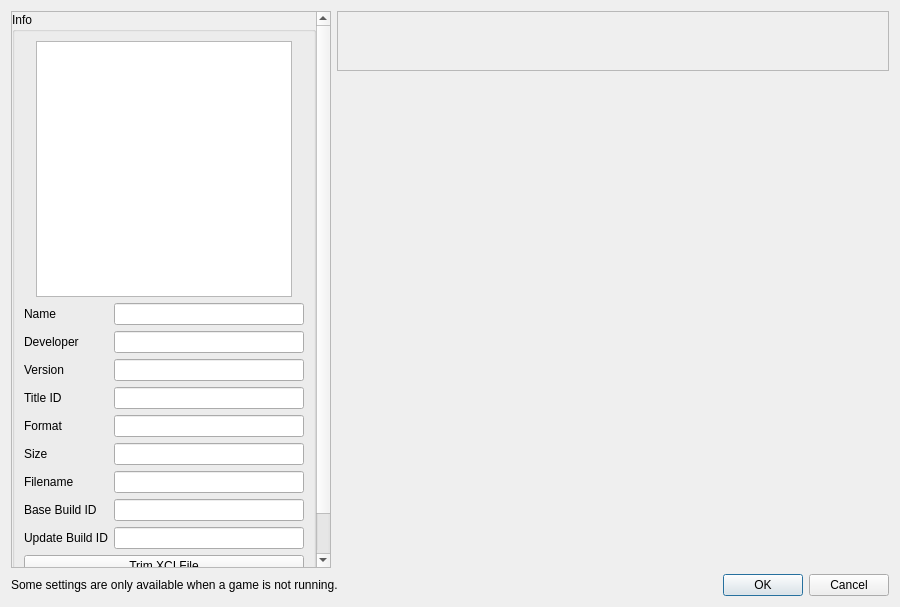
<?xml version="1.0" encoding="UTF-8"?>
<ui version="4.0">
 <class>ConfigurePerGame</class>
 <widget class="QDialog" name="ConfigurePerGame">
  <property name="geometry">
   <rect>
    <x>0</x>
    <y>0</y>
    <width>900</width>
    <height>607</height>
   </rect>
  </property>
  <property name="minimumSize">
   <size>
    <width>640</width>
    <height>480</height>
   </size>
  </property>
  <property name="windowTitle">
   <string>Properties</string>
  </property>
  <property name="templateStyleSheet" stdset="0">
   <string>QDialog {
    background-color: #2b2b2b;
    color: #ffffff;
    }

    QWidget {
    background-color: #2b2b2b;
    color: #ffffff;
    }

    QStackedWidget {
    background-color: #2b2b2b;
    border: 1px solid #3d3d3d;
    border-radius: 8px;
    margin: 0px;
    padding: 0px;
    }

    QScrollArea {
    background-color: #2b2b2b;
    border: none;
    border-radius: 8px;
    }

    QScrollArea > QWidget > QWidget {
    background-color: #2b2b2b;
    }

    QScrollBar:vertical {
    background-color: #3d3d3d;
    width: 14px;
    border-radius: 7px;
    margin: 2px;
    }

    QScrollBar::handle:vertical {
    background-color: #5d5d5d;
    border-radius: 6px;
    min-height: 30px;
    margin: 1px;
    }

    QScrollBar::handle:vertical:hover {
    background-color: %%ACCENT_COLOR%%;
    }

    QScrollBar::add-line:vertical, QScrollBar::sub-line:vertical {
    border: none;
    background: none;
    height: 0px;
    }

    QScrollBar:horizontal {
    background-color: #3d3d3d;
    height: 14px;
    border-radius: 7px;
    margin: 2px;
    }

    QScrollBar::handle:horizontal {
    background-color: #5d5d5d;
    border-radius: 6px;
    min-width: 30px;
    margin: 1px;
    }

    QScrollBar::handle:horizontal:hover {
    background-color: %%ACCENT_COLOR%%;
    }

    QScrollBar::add-line:horizontal, QScrollBar::sub-line:horizontal {
    border: none;
    background: none;
    width: 0px;
    }

    QPushButton#tabButton {
        background-color: #383838;
        color: #ffffff;
        padding: 8px 18px;
        margin-right: 2px;
        border-top-left-radius: 8px;
        border-top-right-radius: 8px;
        border-bottom: none;
        min-width: 100px;
        font-weight: bold;
        font-size: 10pt;
        border: 1px solid #3d3d3d;
    }

    QPushButton#tabButton:checked {
        background-color: %%ACCENT_COLOR%%;
        color: #ffffff;
        font-weight: bold;
        border-color: %%ACCENT_COLOR%%;
    }

    QPushButton#tabButton:hover:!checked {
        background-color: #4d4d4d;
        border-color: #5d5d5d;
    }

    QPushButton#tabButton:pressed {
        background-color: %%ACCENT_COLOR_PRESSED%%;
    }

    QGroupBox {
    font-weight: bold;
    border: 1px solid #3d3d3d;
    border-radius: 8px;
    margin-top: 12px;
    padding-top: 12px;
    background-color: #2b2b2b;
    color: #ffffff;
    }

    QGroupBox::title {
    subcontrol-origin: margin;
    left: 12px;
    padding: 0 8px 0 8px;
    color: #ffffff;
    font-weight: bold;
    }

    QCheckBox {
    color: #ffffff;
    spacing: 10px;
    padding: 4px;
    background-color: transparent;
    }

    QCheckBox::indicator {
    width: 18px;
    height: 18px;
    border: 2px solid #5d5d5d;
    border-radius: 4px;
    background-color: #3d3d3d;
    }

    QCheckBox::indicator:checked {
    background-color: %%ACCENT_COLOR%%;
    border-color: %%ACCENT_COLOR%%;
    }

    QCheckBox::indicator:hover {
    border-color: %%ACCENT_COLOR%%;
    }

    QComboBox {
    background-color: #3d3d3d;
    border: 1px solid #5d5d5d;
    border-radius: 6px;
    padding: 8px 12px;
    color: #ffffff;
    min-width: 120px;
    min-height: 28px;
    selection-background-color: %%ACCENT_COLOR%%;
    }

    QComboBox:hover {
    border-color: %%ACCENT_COLOR%%;
    background-color: #404040;
    }

    QComboBox:focus {
    border-color: %%ACCENT_COLOR%%;
    background-color: #404040;
    }

    QComboBox::drop-down {
    border: none;
    width: 25px;
    subcontrol-origin: padding;
    subcontrol-position: top right;
    background-color: transparent;
    }

    QComboBox QAbstractItemView {
    background-color: #3d3d3d;
    border: 1px solid %%ACCENT_COLOR%%;
    selection-background-color: %%ACCENT_COLOR%%;
    color: #ffffff;
    outline: none;
    }

    QComboBox QAbstractItemView::item {
    padding: 8px;
    border: none;
    background-color: transparent;
    }

    QComboBox QAbstractItemView::item:selected {
    background-color: %%ACCENT_COLOR%%;
    color: #ffffff;
    }

    QComboBox QAbstractItemView::item:hover {
    background-color: %%ACCENT_COLOR_HOVER%%;
    color: #ffffff;
    }

    QLineEdit {
    background-color: #3d3d3d;
    border: 1px solid #5d5d5d;
    border-radius: 6px;
    padding: 8px 12px;
    color: #ffffff;
    min-height: 20px;
    selection-background-color: %%ACCENT_COLOR%%;
    }

    QLineEdit:focus {
    border-color: %%ACCENT_COLOR%%;
    background-color: #404040;
    }

    QPushButton {
    background-color: %%ACCENT_COLOR%%;
    color: #ffffff;
    border: none;
    padding: 10px 20px;
    border-radius: 6px;
    font-weight: bold;
    min-height: 20px;
    }

    QPushButton:hover {
    background-color: %%ACCENT_COLOR_HOVER%%;
    }

    QPushButton:pressed {
    background-color: %%ACCENT_COLOR_PRESSED%%;
    }

    QPushButton:disabled {
    background-color: #5d5d5d;
    color: #8d8d8d;
    }

    QToolButton {
    background-color: %%ACCENT_COLOR%%;
    color: #ffffff;
    border: none;
    padding: 8px 12px;
    border-radius: 6px;
    font-weight: bold;
    min-width: 32px;
    min-height: 24px;
    }

    QToolButton:hover {
    background-color: %%ACCENT_COLOR_HOVER%%;
    }

    QToolButton:pressed {
    background-color: %%ACCENT_COLOR_PRESSED%%;
    }

    QLabel {
    color: #ffffff;
    background-color: transparent;
    padding: 2px;
    }

    QListWidget {
    background-color: #3d3d3d;
    border: 1px solid #5d5d5d;
    border-radius: 6px;
    color: #ffffff;
    padding: 4px;
    }

    QListWidget::item {
    padding: 8px;
    border-radius: 4px;
    margin: 1px;
    }

    QListWidget::item:selected {
    background-color: %%ACCENT_COLOR%%;
    color: #ffffff;
    }

    QListWidget::item:hover:!selected {
    background-color: #4d4d4d;
    }

    QSlider::groove:horizontal {
        height: 8px;
        background: #3d3d3d;
        border-radius: 4px;
        border: 1px solid #5d5d5d;
    }

    QSlider::sub-page:horizontal {
        background: %%ACCENT_COLOR%%;
        border-radius: 4px;
    }

    QSlider::add-page:horizontal {
        background: #3d3d3d;
        border-radius: 4px;
    }

    QSlider::handle:horizontal {
    background-color: %%ACCENT_COLOR%%;
    border: 1px solid %%ACCENT_COLOR%%;
    width: 18px;
    margin: -5px 0;
    border-radius: 9px;
    }

    QSlider::handle:horizontal:hover {
    background-color: %%ACCENT_COLOR_HOVER%%;
    }

    QSpinBox, QDoubleSpinBox {
    background-color: #3d3d3d;
    border: 1px solid #5d5d5d;
    border-radius: 6px;
    padding: 6px;
    color: #ffffff;
    min-height: 20px;
    }

    QSpinBox:focus, QDoubleSpinBox:focus {
    border-color: %%ACCENT_COLOR%%;
    background-color: #404040;
    }

    QRadioButton {
    color: #ffffff;
    spacing: 8px;
    padding: 4px;
    }

    QRadioButton::indicator {
    width: 16px;
    height: 16px;
    border: 2px solid #5d5d5d;
    border-radius: 8px;
    background-color: #3d3d3d;
    }

    QRadioButton::indicator:checked {
    background-color: %%ACCENT_COLOR%%;
    border-color: %%ACCENT_COLOR%%;
    }

    QRadioButton::indicator:hover {
    border-color: %%ACCENT_COLOR%%;
    }
   </string>
  </property>
  <layout class="QVBoxLayout" name="verticalLayout_3">
   <item>
    <layout class="QHBoxLayout" name="horizontalLayout">
     <item>
      <widget class="QScrollArea" name="scrollArea">
       <property name="sizePolicy">
        <sizepolicy hsizetype="Maximum" vsizetype="Expanding">
         <horstretch>0</horstretch>
         <verstretch>0</verstretch>
        </sizepolicy>
       </property>
       <property name="minimumSize">
        <size>
         <width>320</width>
         <height>0</height>
        </size>
       </property>
       <property name="widgetResizable">
        <bool>true</bool>
       </property>
       <widget class="QWidget" name="scrollAreaWidgetContents">
        <property name="geometry">
         <rect>
          <x>0</x>
          <y>0</y>
          <width>318</width>
          <height>600</height>
         </rect>
        </property>
        <property name="minimumSize">
         <size>
          <width>0</width>
          <height>600</height>
         </size>
        </property>
        <layout class="QVBoxLayout" name="verticalLayout_5">
         <property name="leftMargin">
          <number>0</number>
         </property>
         <property name="topMargin">
          <number>0</number>
         </property>
         <property name="rightMargin">
          <number>0</number>
         </property>
         <property name="bottomMargin">
          <number>0</number>
         </property>
         <item>
          <widget class="QGroupBox" name="groupBox">
           <property name="title">
            <string>Info</string>
           </property>
           <layout class="QVBoxLayout" name="verticalLayout">
            <item alignment="Qt::AlignHCenter">
             <widget class="QGraphicsView" name="icon_view">
              <property name="sizePolicy">
               <sizepolicy hsizetype="Fixed" vsizetype="Fixed">
                <horstretch>0</horstretch>
                <verstretch>0</verstretch>
               </sizepolicy>
              </property>
              <property name="minimumSize">
               <size>
                <width>256</width>
                <height>256</height>
               </size>
              </property>
              <property name="maximumSize">
               <size>
                <width>256</width>
                <height>256</height>
               </size>
              </property>
              <property name="verticalScrollBarPolicy">
               <enum>Qt::ScrollBarAlwaysOff</enum>
              </property>
              <property name="horizontalScrollBarPolicy">
               <enum>Qt::ScrollBarAlwaysOff</enum>
              </property>
              <property name="interactive">
               <bool>false</bool>
              </property>
             </widget>
            </item>
            <item>
             <layout class="QGridLayout" name="gridLayout_2">
              <item row="6" column="1">
               <widget class="QLineEdit" name="display_size">
                <property name="enabled"><bool>true</bool></property>
                <property name="readOnly"><bool>true</bool></property>
               </widget>
              </item>
              <item row="3" column="1">
               <widget class="QLineEdit" name="display_version">
                <property name="enabled"><bool>true</bool></property>
                <property name="readOnly"><bool>true</bool></property>
               </widget>
              </item>
              <item row="1" column="0">
               <widget class="QLabel" name="label"><property name="text"><string>Name</string></property></widget>
              </item>
              <item row="4" column="0">
               <widget class="QLabel" name="label_4"><property name="text"><string>Title ID</string></property></widget>
              </item>
              <item row="4" column="1">
               <widget class="QLineEdit" name="display_title_id">
                <property name="enabled"><bool>true</bool></property>
                <property name="readOnly"><bool>true</bool></property>
               </widget>
              </item>
              <item row="7" column="1">
               <widget class="QLineEdit" name="display_filename">
                <property name="enabled"><bool>true</bool></property>
                <property name="readOnly"><bool>true</bool></property>
               </widget>
              </item>
              <item row="5" column="1">
               <widget class="QLineEdit" name="display_format">
                <property name="enabled"><bool>true</bool></property>
                <property name="readOnly"><bool>true</bool></property>
               </widget>
              </item>
              <item row="7" column="0">
               <widget class="QLabel" name="label_7"><property name="text"><string>Filename</string></property></widget>
              </item>
              <item row="1" column="1">
               <widget class="QLineEdit" name="display_name">
                <property name="enabled"><bool>true</bool></property>
                <property name="readOnly"><bool>true</bool></property>
               </widget>
              </item>
              <item row="2" column="1">
               <widget class="QLineEdit" name="display_developer">
                <property name="enabled"><bool>true</bool></property>
                <property name="readOnly"><bool>true</bool></property>
               </widget>
              </item>
              <item row="5" column="0">
               <widget class="QLabel" name="label_5"><property name="text"><string>Format</string></property></widget>
              </item>
              <item row="3" column="0">
               <widget class="QLabel" name="label_3"><property name="text"><string>Version</string></property></widget>
              </item>
              <item row="6" column="0">
               <widget class="QLabel" name="label_6"><property name="text"><string>Size</string></property></widget>
              </item>
              <item row="2" column="0">
               <widget class="QLabel" name="label_2"><property name="text"><string>Developer</string></property></widget>
              </item>
              <item row="8" column="0">
               <widget class="QLabel" name="label_build_id"><property name="text"><string>Base Build ID</string></property></widget>
              </item>
              <item row="8" column="1">
               <widget class="QLineEdit" name="display_build_id">
                <property name="enabled"><bool>true</bool></property>
                <property name="readOnly"><bool>true</bool></property>
               </widget>
              </item>
              <item row="9" column="0">
               <widget class="QLabel" name="label_update_build_id"><property name="text"><string>Update Build ID</string></property></widget>
              </item>
              <item row="9" column="1">
               <widget class="QLineEdit" name="display_update_build_id">
                <property name="enabled"><bool>true</bool></property>
                <property name="readOnly"><bool>true</bool></property>
               </widget>
              </item>
              <item row="10" column="0" colspan="2">
               <widget class="QPushButton" name="trim_xci_button">
                <property name="text"><string>Trim XCI File</string></property>
                <property name="toolTip"><string>Remove unused space from XCI file to reduce file size</string></property>
               </widget>
              </item>
             </layout>
            </item>
            <item>
             <spacer name="verticalSpacer">
              <property name="orientation"><enum>Qt::Vertical</enum></property>
              <property name="sizeHint" stdset="0"><size><width>20</width><height>40</height></size></property>
             </spacer>
            </item>
           </layout>
          </widget>
         </item>
        </layout>
       </widget>
      </widget>
     </item>
     <item>
      <layout class="QVBoxLayout" name="VerticalLayout">
       <item>
        <widget class="QScrollArea" name="tabButtonsScrollArea">
         <property name="sizePolicy">
          <sizepolicy hsizetype="Expanding" vsizetype="Fixed">
           <horstretch>0</horstretch>
           <verstretch>0</verstretch>
          </sizepolicy>
         </property>
         <property name="maximumSize">
          <size>
           <width>16777215</width>
           <height>60</height>
          </size>
         </property>
         <property name="verticalScrollBarPolicy">
          <enum>Qt::ScrollBarAlwaysOff</enum>
         </property>
         <property name="horizontalScrollBarPolicy">
          <enum>Qt::ScrollBarAsNeeded</enum>
         </property>
         <property name="widgetResizable">
          <bool>true</bool>
         </property>
         <widget class="QWidget" name="tabButtonsContainer">
          <layout class="QHBoxLayout" name="tabButtonsLayout">
           <property name="spacing">
            <number>2</number>
           </property>
           <property name="leftMargin">
            <number>0</number>
           </property>
           <property name="topMargin">
            <number>0</number>
           </property>
           <property name="rightMargin">
            <number>0</number>
           </property>
           <property name="bottomMargin">
            <number>0</number>
           </property>
          </layout>
         </widget>
        </widget>
       </item>
       <item>
        <widget class="QStackedWidget" name="stackedWidget">
         <property name="sizePolicy">
          <sizepolicy hsizetype="Expanding" vsizetype="Expanding">
           <horstretch>0</horstretch>
           <verstretch>0</verstretch>
          </sizepolicy>
         </property>
        </widget>
       </item>
      </layout>
     </item>
    </layout>
   </item>
   <item>
    <layout class="QHBoxLayout" name="horizontalLayout_2">
     <item>
      <widget class="QLabel" name="label_8">
       <property name="text">
        <string>Some settings are only available when a game is not running.</string>
       </property>
      </widget>
     </item>
     <item>
      <widget class="QDialogButtonBox" name="buttonBox">
       <property name="sizePolicy">
        <sizepolicy hsizetype="Preferred" vsizetype="Preferred">
         <horstretch>0</horstretch>
         <verstretch>0</verstretch>
        </sizepolicy>
       </property>
       <property name="orientation">
        <enum>Qt::Horizontal</enum>
       </property>
       <property name="standardButtons">
        <set>QDialogButtonBox::Cancel|QDialogButtonBox::Ok</set>
       </property>
      </widget>
     </item>
    </layout>
   </item>
  </layout>
 </widget>
 <resources/>
 <connections>
  <connection>
   <sender>buttonBox</sender>
   <signal>accepted()</signal>
   <receiver>ConfigurePerGame</receiver>
   <slot>accept()</slot>
   <hints>
    <hint type="sourcelabel">
     <x>20</x>
     <y>20</y>
    </hint>
    <hint type="destinationlabel">
     <x>20</x>
     <y>20</y>
    </hint>
   </hints>
  </connection>
  <connection>
   <sender>buttonBox</sender>
   <signal>rejected()</signal>
   <receiver>ConfigurePerGame</receiver>
   <slot>reject()</slot>
   <hints>
    <hint type="sourcelabel">
     <x>20</x>
     <y>20</y>
    </hint>
    <hint type="destinationlabel">
     <x>20</x>
     <y>20</y>
    </hint>
   </hints>
  </connection>
 </connections>
</ui>
